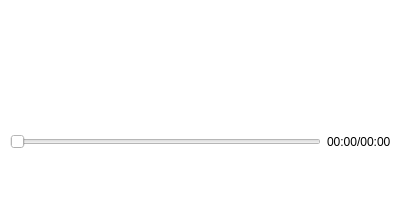
<?xml version="1.0" encoding="UTF-8"?>
<ui version="4.0">
 <class>Widget</class>
 <widget class="QWidget" name="Widget">
  <property name="geometry">
   <rect>
    <x>0</x>
    <y>0</y>
    <width>400</width>
    <height>200</height>
   </rect>
  </property>
  <property name="minimumSize">
   <size>
    <width>400</width>
    <height>200</height>
   </size>
  </property>
  <property name="maximumSize">
   <size>
    <width>400</width>
    <height>200</height>
   </size>
  </property>
  <property name="windowTitle">
   <string/>
  </property>
  <property name="windowIcon">
   <iconset resource="icon.qrc">
    <normaloff>:/musicPlayer/icon/icon/music.svg</normaloff>:/musicPlayer/icon/icon/music.svg</iconset>
  </property>
  <property name="styleSheet">
   <string notr="true">*{
border:none;
}
QWidget {
 background-color: white;
 }

</string>
  </property>
  <widget class="QLabel" name="label_song">
   <property name="geometry">
    <rect>
     <x>10</x>
     <y>100</y>
     <width>291</width>
     <height>19</height>
    </rect>
   </property>
   <property name="text">
    <string/>
   </property>
  </widget>
  <widget class="QWidget" name="layoutWidget">
   <property name="geometry">
    <rect>
     <x>10</x>
     <y>130</y>
     <width>381</width>
     <height>24</height>
    </rect>
   </property>
   <layout class="QHBoxLayout" name="horizontalLayout_2">
    <item>
     <widget class="QSlider" name="progressBar">
      <property name="orientation">
       <enum>Qt::Horizontal</enum>
      </property>
     </widget>
    </item>
    <item>
     <widget class="QLabel" name="label_position">
      <property name="text">
       <string>00:00/00:00</string>
      </property>
     </widget>
    </item>
   </layout>
  </widget>
  <widget class="QWidget" name="layoutWidget">
   <property name="geometry">
    <rect>
     <x>10</x>
     <y>160</y>
     <width>381</width>
     <height>32</height>
    </rect>
   </property>
   <layout class="QHBoxLayout" name="horizontalLayout">
    <property name="spacing">
     <number>0</number>
    </property>
    <item>
     <widget class="QPushButton" name="pushButton_list">
      <property name="minimumSize">
       <size>
        <width>50</width>
        <height>30</height>
       </size>
      </property>
      <property name="maximumSize">
       <size>
        <width>50</width>
        <height>30</height>
       </size>
      </property>
      <property name="styleSheet">
       <string notr="true">image: url(:/musicPlayer/icon/icon/playlistMusic4.svg);</string>
      </property>
      <property name="text">
       <string/>
      </property>
     </widget>
    </item>
    <item>
     <widget class="QPushButton" name="pushButton_stop">
      <property name="minimumSize">
       <size>
        <width>50</width>
        <height>30</height>
       </size>
      </property>
      <property name="maximumSize">
       <size>
        <width>50</width>
        <height>30</height>
       </size>
      </property>
      <property name="styleSheet">
       <string notr="true">image: url(:/musicPlayer/icon/icon/stop.svg);</string>
      </property>
      <property name="text">
       <string/>
      </property>
     </widget>
    </item>
    <item>
     <widget class="QPushButton" name="pushButton_last">
      <property name="minimumSize">
       <size>
        <width>50</width>
        <height>30</height>
       </size>
      </property>
      <property name="maximumSize">
       <size>
        <width>50</width>
        <height>30</height>
       </size>
      </property>
      <property name="styleSheet">
       <string notr="true">image: url(:/musicPlayer/icon/icon/lastone.svg);</string>
      </property>
      <property name="text">
       <string/>
      </property>
     </widget>
    </item>
    <item>
     <widget class="QPushButton" name="pushButton_playOrpause">
      <property name="minimumSize">
       <size>
        <width>50</width>
        <height>30</height>
       </size>
      </property>
      <property name="maximumSize">
       <size>
        <width>50</width>
        <height>30</height>
       </size>
      </property>
      <property name="styleSheet">
       <string notr="true">image: url(:/musicPlayer/icon/icon/play.svg);</string>
      </property>
      <property name="text">
       <string/>
      </property>
     </widget>
    </item>
    <item>
     <widget class="QPushButton" name="pushButton_next">
      <property name="minimumSize">
       <size>
        <width>50</width>
        <height>30</height>
       </size>
      </property>
      <property name="maximumSize">
       <size>
        <width>50</width>
        <height>30</height>
       </size>
      </property>
      <property name="styleSheet">
       <string notr="true">image: url(:/musicPlayer/icon/icon/nextone.svg);</string>
      </property>
      <property name="text">
       <string/>
      </property>
     </widget>
    </item>
    <item>
     <widget class="QPushButton" name="pushButton_loop">
      <property name="minimumSize">
       <size>
        <width>50</width>
        <height>30</height>
       </size>
      </property>
      <property name="maximumSize">
       <size>
        <width>50</width>
        <height>30</height>
       </size>
      </property>
      <property name="styleSheet">
       <string notr="true">image: url(:/musicPlayer/icon/icon/allloop.svg);</string>
      </property>
      <property name="text">
       <string/>
      </property>
     </widget>
    </item>
    <item>
     <widget class="QPushButton" name="pushButton_lyric">
      <property name="minimumSize">
       <size>
        <width>50</width>
        <height>30</height>
       </size>
      </property>
      <property name="maximumSize">
       <size>
        <width>50</width>
        <height>30</height>
       </size>
      </property>
      <property name="styleSheet">
       <string notr="true">image: url(:/musicPlayer/icon/icon/geciweidianji.svg);</string>
      </property>
      <property name="text">
       <string/>
      </property>
     </widget>
    </item>
   </layout>
  </widget>
  <widget class="QWidget" name="horizontalLayoutWidget">
   <property name="geometry">
    <rect>
     <x>9</x>
     <y>9</y>
     <width>381</width>
     <height>81</height>
    </rect>
   </property>
   <layout class="QHBoxLayout" name="horizontalLayout_spectrograph"/>
  </widget>
 </widget>
 <resources>
  <include location="icon.qrc"/>
 </resources>
 <connections/>
</ui>
